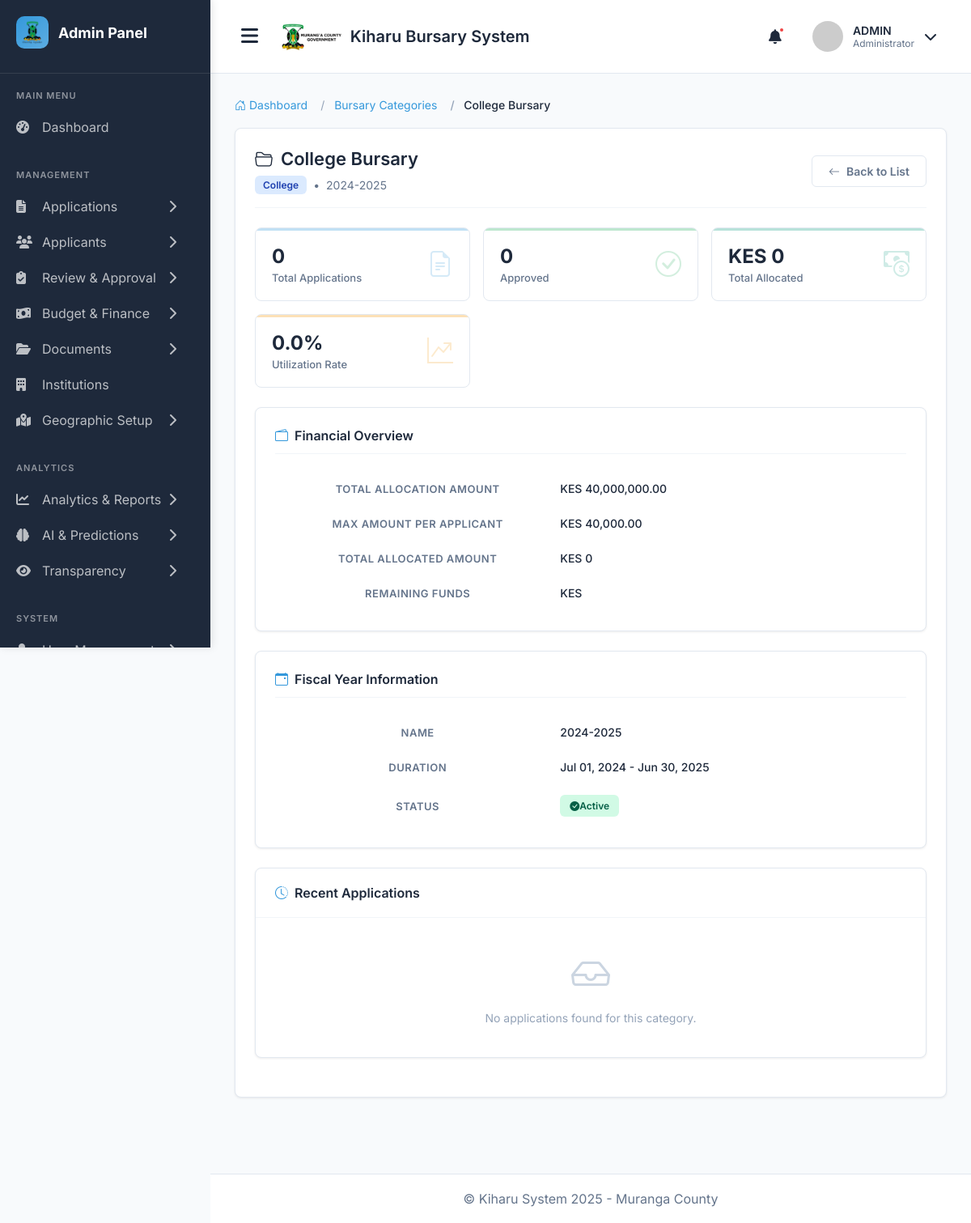
The app's page /admin-bursary-categories/3/ (signed in) with its own data.
### main_application/models.py (models this page shows, shortened)
class BursaryCategory(models.Model):
    CATEGORY_TYPES = (
        ('highschool', 'High School'),
        ('special_school', 'Special School'),
        ('college', 'College'),
        ('university', 'University'),
        ('technical', 'Technical/Vocational'),
        ('freshers', 'University Freshers'),
        ('merit', 'Merit-Based'),
        ('needy', 'Extremely Needy'),
        ('orphan', 'Orphan/Vulnerable'),
    )
    name = models.CharField(max_length=100)
    category_type = models.CharField(max_length=20, choices=CATEGORY_TYPES)
    fiscal_year = models.ForeignKey(FiscalYear, on_delete=models.CASCADE, related_name='categories')
    allocation_amount = models.DecimalField(
        max_digits=12,
        decimal_places=2,
        help_text="Budget for this category"
    )
    max_amount_per_applicant = models.DecimalField(
        max_digits=10,
        decimal_places=2,
        help_text="Maximum bursary per student in this category"
    )
    min_amount_per_applicant = models.DecimalField(
        max_digits=10,
        decimal_places=2,
        default=5000,
        help_text="Minimum bursary per student"
    )
    target_beneficiaries = models.PositiveIntegerField(
        blank=True,
        null=True,
        help_text="Target number of beneficiaries"
    )
    description = models.TextField(blank=True, null=True)
    is_active = models.BooleanField(default=True)
    class Meta:
        verbose_name_plural = "Bursary Categories"
        ordering = ['fiscal_year', 'category_type']

class FiscalYear(models.Model):
    name = models.CharField(max_length=20, unique=True)  # e.g., "2024-2025"
    start_date = models.DateField()
    end_date = models.DateField()
    county = models.ForeignKey(County, on_delete=models.CASCADE, related_name='fiscal_years')
    total_county_budget = models.DecimalField(
        max_digits=15,
        decimal_places=2,
        help_text="Total county budget for the year"
    )
    education_budget = models.DecimalField(
        max_digits=15,
        decimal_places=2,
        help_text="Education sector allocation"
    )
    total_bursary_allocation = models.DecimalField(
        max_digits=12,
        decimal_places=2,
        help_text="Total county bursary allocation for the year"
    )
    equitable_share = models.DecimalField(
        max_digits=15,
        decimal_places=2,
        default=0,
        help_text="Equitable share from National Treasury"
    )
    conditional_grants = models.DecimalField(
        max_digits=15,
        decimal_places=2,
        default=0,
        help_text="Conditional allocations from National Treasury"
    )
    number_of_disbursement_rounds = models.PositiveIntegerField(
        default=2,
        help_text="How many times bursaries are disbursed per year (e.g., 2, 4, or 5)"
    )
    is_active = models.BooleanField(default=False)
    application_open = models.BooleanField(default=False)
    application_deadline = models.DateField(blank=True, null=True)
    created_at = models.DateTimeField(auto_now_add=True)
    created_by = models.ForeignKey(User, on_delete=models.SET_NULL, null=True)
    class Meta:
        ordering = ['-start_date']

### main_application/views.py (the view)
# urls.py: path('admin-bursary-categories/<int:pk>/', views.bursary_category_detail, name='bursary_category_detail'),
@login_required
@user_passes_test(is_admin)
def bursary_category_detail(request, pk):
    category = get_object_or_404(BursaryCategory, pk=pk)
    applications = Application.objects.filter(bursary_category=category)
    total_applications = applications.count()
    approved_applications = applications.filter(status='approved').count()
    total_allocated = Allocation.objects.filter(
        application__bursary_category=category
    ).aggregate(total=Sum('amount_allocated'))['total'] or 0
    remaining_allocation = category.allocation_amount - total_allocated
    context = {
        'category': category,
        'total_applications': total_applications,
        'approved_applications': approved_applications,
        'total_allocated': total_allocated,
        'remaining_allocation': remaining_allocation,
        'utilization_rate': (total_allocated / category.allocation_amount * 100) if category.allocation_amount > 0 else 0
    }
    return render(request, 'admin/bursary_category_detail.html', context)

### main_application/views.py (called while the page is built)
def is_admin(user):
    return user.user_type == 'admin'

### templates/admin/bursary_category_detail.html (shortened to what this page needs)
{% extends "admin_base.html" %}
{% load humanize %}
{% block content %}
<div class="container-fluid">
    <nav aria-label="breadcrumb">
        <ol class="breadcrumb">
            <li class="breadcrumb-item">
                <a href="{% url 'admin_dashboard' %}">
                    <i class="bi bi-house-door"></i> Dashboard
                </a>
            </li>
            <li class="breadcrumb-item">
                <a href="{% url 'bursary_category_list' %}">
                    Bursary Categories
                </a>
            </li>
            <li class="breadcrumb-item active" aria-current="page">{{ category.name }}</li>
        </ol>
    </nav>
    <div class="section-container">
        <div class="page-header">
            <div>
                <h1 class="page-title">
                    <i class="bi bi-folder2-open"></i>
                    {{ category.name }}
                </h1>
                <p class="page-subtitle">
                    <span class="type-badge">{{ category.get_category_type_display }}</span>
                    <span>•</span>
                    <span>{{ category.fiscal_year.name }}</span>
                </p>
            </div>
            <a href="{% url 'bursary_category_list' %}" class="btn-back">
                <i class="bi bi-arrow-left"></i>Back to List
            </a>
        </div>
        <div class="stats-grid">
            <div class="stat-card stat-primary">
                <div class="stat-content">
                    <div>
                        <div class="stat-value">{{ total_applications|intcomma }}</div>
                        <div class="stat-label">Total Applications</div>
                    </div>
                    <div class="stat-icon">
                        <i class="bi bi-file-earmark-text"></i>
                    </div>
                </div>
            </div>
            <div class="stat-card stat-success">
                <div class="stat-content">
                    <div>
                        <div class="stat-value">{{ approved_applications|intcomma }}</div>
                        <div class="stat-label">Approved</div>
                    </div>
                    <div class="stat-icon">
                        <i class="bi bi-check-circle"></i>
                    </div>
                </div>
            </div>
            <div class="stat-card stat-info">
                <div class="stat-content">
                    <div>
                        <div class="stat-value">KES {{ total_allocated|intcomma }}</div>
                        <div class="stat-label">Total Allocated</div>
                    </div>
                    <div class="stat-icon">
                        <i class="bi bi-cash-coin"></i>
                    </div>
                </div>
            </div>
            <div class="stat-card stat-warning">
                <div class="stat-content">
                    <div>
                        <div class="stat-value">{{ utilization_rate|floatformat:1 }}%</div>
                        <div class="stat-label">Utilization Rate</div>
                    </div>
                    <div class="stat-icon">
                        <i class="bi bi-graph-up-arrow"></i>
                    </div>
                </div>
            </div>
        </div>
        <div class="row">
            <div class="col-md-6">
                <div class="info-card">
                    <h3 class="info-card-header">
                        <i class="bi bi-wallet2"></i>
                        Financial Overview
                    </h3>
                    <table class="info-table">
                        <tr>
                            <th>Total Allocation Amount</th>
                            <td>KES {{ category.allocation_amount|intcomma }}</td>
                        </tr>
                        <tr>
                            <th>Max Amount per Applicant</th>
                            <td>KES {{ category.max_amount_per_applicant|intcomma }}</td>
                        </tr>
                        <tr>
                            <th>Total Allocated Amount</th>
                            <td class="amount-value">KES {{ total_allocated|intcomma }}</td>
                        </tr>
                        <tr>
                            <th>Remaining Funds</th>
                            <td>KES {{ remaining_funds|intcomma }}</td>
                        </tr>
                    </table>
                </div>
            </div>
            <div class="col-md-6">
                <div class="info-card">
                    <h3 class="info-card-header">
                        <i class="bi bi-calendar-event"></i>
                        Fiscal Year Information
                    </h3>
                    <table class="info-table">
                        <tr>
                            <th>Name</th>
                            <td>{{ category.fiscal_year.name }}</td>
                        </tr>
                        <tr>
                            <th>Duration</th>
                            <td>{{ category.fiscal_year.start_date|date:"M d, Y" }} - {{ category.fiscal_year.end_date|date:"M d, Y" }}</td>
                        </tr>
                        <tr>
                            <th>Status</th>
                            <td>
                                {% if category.fiscal_year.is_active %}
                                    <span class="status-badge status-active">
                                        <i class="bi bi-check-circle-fill me-1"></i>Active
                                    </span>
                                {% else %}
                                    <span class="status-badge status-inactive">Inactive</span>
                                {% endif %}
                            </td>
                        </tr>
                    </table>
                </div>
            </div>
        </div>
        <div class="applications-card">
            <div class="applications-header">
                <h3 class="applications-title">
                    <i class="bi bi-clock-history"></i>
                    Recent Applications
                </h3>
            </div>
            {% if recent_applications %}
            <div class="table-responsive">
                <table class="applications-table">
                    <thead>
                        <tr>
                            <th>Applicant Name</th>
                            <th>Amount Requested</th>
                            <th>Status</th>
                            <th>Submitted On</th>
                            <th>Actions</th>
                        </tr>
                    </thead>
                    <tbody>
                        {% for application in recent_applications %}
                        <tr>
                            <td class="applicant-name">{{ application.applicant.get_full_name }}</td>
                            <td class="amount-value">KES {{ application.amount_requested|intcomma }}</td>
                            <td>
                                {% if application.status == 'pending' %}
                                    <span class="app-status-badge app-status-pending">Pending</span>
                                {% elif application.status == 'submitted' %}
                                    <span class="app-status-badge app-status-submitted">Submitted</span>
                                {% elif application.status == 'approved' %}
                                    <span class="app-status-badge app-status-approved">Approved</span>
                                {% elif application.status == 'rejected' %}
                                    <span class="app-status-badge app-status-rejected">Rejected</span>
                                {% else %}
                                    <span class="app-status-badge app-status-submitted">{{ application.status|capfirst }}</span>
                                {% endif %}
                            </td>
                            <td>{{ application.submitted_at|date:"M d, Y" }}</td>
                            <td>
                                <a href="{% url 'application_detail' application.pk %}" class="btn-view">
                                    View Details
                                </a>
                            </td>
                        </tr>
                        {% endfor %}
                    </tbody>
                </table>
            </div>
            <div class="applications-footer">
                <a href="{% url 'bursary_category_applications' category.pk %}" class="btn-view-all">
                    <i class="bi bi-arrow-right-circle"></i>View All Applications
                </a>
            </div>
            {% else %}
            <div class="empty-state">
                <div class="empty-icon">
                    <i class="bi bi-inbox"></i>
                </div>
                <p class="empty-text">No applications found for this category.</p>
            </div>
            {% endif %}
        </div>
    </div>
</div>
{% endblock %}

### templates/admin_base.html (style rules this page uses)
* { margin: 0; padding: 0; box-sizing: border-box; }
:root { --primary-color: #3498db; --primary-hover: #2980b9; --sidebar-bg: #1E293B; --sidebar-hover: #334155; --main-bg: #F8FAFC; --card-bg: #FFFFFF; --text-primary: #1E293B; --text-secondary: #64748B; --border-color: #E2E8F0; --success-color: #10B981; --danger-color: #EF4444; --warning-color: #F59E0B; }
body { font-family: 'Inter', sans-serif; background-color: var(--main-bg); color: var(--text-primary); overflow-x: hidden; }
.page-header { margin-bottom: 30px; }
.page-title { font-size: 28px; font-weight: 700; margin-bottom: 8px; }
.breadcrumb { display: flex; gap: 8px; color: var(--text-secondary); font-size: 14px; }
.breadcrumb a { color: var(--text-secondary); text-decoration: none; }

### records on screen
BursaryCategory: name "College Bursary", category_type "College", fiscal_year.name "2024-2025", allocation_amount "40,000,000.00", max_amount_per_applicant "40,000.00", fiscal_year.start_date "Jul 01, 2024", fiscal_year.end_date "Jun 30, 2025"

### other values on screen
{{ total_applications|intcomma }} "0"
{{ approved_applications|intcomma }} "0"
{{ total_allocated|intcomma }} "0"
{{ utilization_rate|floatformat:1 }} "0.0"
